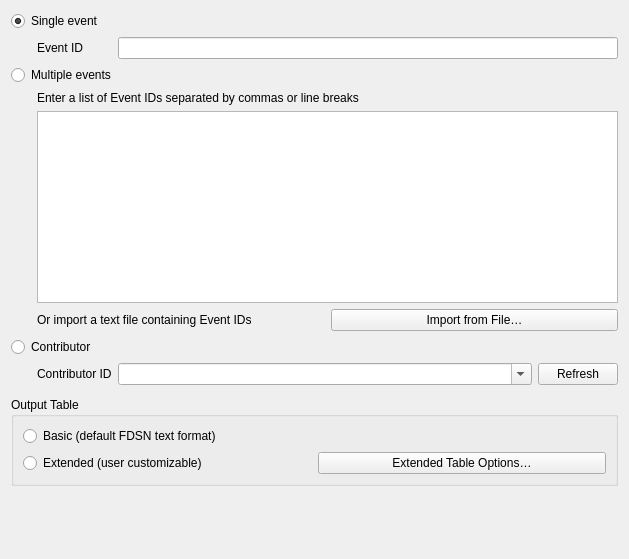
<?xml version="1.0" encoding="UTF-8"?>
<ui version="4.0">
 <class>filter_by_id_widget_base</class>
 <widget class="QWidget" name="filter_by_id_widget_base">
  <property name="geometry">
   <rect>
    <x>0</x>
    <y>0</y>
    <width>629</width>
    <height>559</height>
   </rect>
  </property>
  <property name="windowTitle">
   <string>Form</string>
  </property>
  <layout class="QGridLayout" name="gridLayout" rowstretch="0,0,0,0,0,0,0,0,0">
   <item row="1" column="0">
    <spacer name="horizontalSpacer_2">
     <property name="orientation">
      <enum>Qt::Horizontal</enum>
     </property>
     <property name="sizeType">
      <enum>QSizePolicy::Fixed</enum>
     </property>
     <property name="sizeHint" stdset="0">
      <size>
       <width>20</width>
       <height>20</height>
      </size>
     </property>
    </spacer>
   </item>
   <item row="1" column="2">
    <widget class="QLineEdit" name="edit_event_id"/>
   </item>
   <item row="6" column="0" colspan="3">
    <widget class="OutputOptionsWidget" name="output_options_widget" native="true"/>
   </item>
   <item row="0" column="0" colspan="3">
    <widget class="QRadioButton" name="radio_single_event">
     <property name="text">
      <string>Single event</string>
     </property>
     <property name="checked">
      <bool>true</bool>
     </property>
     <attribute name="buttonGroup">
      <string notr="true">buttonGroup</string>
     </attribute>
    </widget>
   </item>
   <item row="7" column="0" colspan="3">
    <widget class="QGroupBox" name="groupBox_4">
     <property name="title">
      <string>Output Table</string>
     </property>
     <layout class="QGridLayout" name="gridLayout_8">
      <item row="1" column="0">
       <widget class="QRadioButton" name="radio_extended_output">
        <property name="text">
         <string>Extended (user customizable)</string>
        </property>
       </widget>
      </item>
      <item row="1" column="1">
       <widget class="QPushButton" name="output_table_options_button">
        <property name="text">
         <string>Extended Table Options…</string>
        </property>
       </widget>
      </item>
      <item row="0" column="0" colspan="2">
       <widget class="QRadioButton" name="radio_basic_output">
        <property name="text">
         <string>Basic (default FDSN text format)</string>
        </property>
       </widget>
      </item>
     </layout>
    </widget>
   </item>
   <item row="5" column="1">
    <widget class="QLabel" name="label_contributor_id">
     <property name="text">
      <string>Contributor ID</string>
     </property>
    </widget>
   </item>
   <item row="3" column="0">
    <spacer name="horizontalSpacer">
     <property name="orientation">
      <enum>Qt::Horizontal</enum>
     </property>
     <property name="sizeType">
      <enum>QSizePolicy::Fixed</enum>
     </property>
     <property name="sizeHint" stdset="0">
      <size>
       <width>20</width>
       <height>20</height>
      </size>
     </property>
    </spacer>
   </item>
   <item row="3" column="1" colspan="2">
    <widget class="QWidget" name="multi_event_widget" native="true">
     <layout class="QGridLayout" name="gridLayout_3">
      <property name="leftMargin">
       <number>0</number>
      </property>
      <property name="topMargin">
       <number>0</number>
      </property>
      <property name="rightMargin">
       <number>0</number>
      </property>
      <property name="bottomMargin">
       <number>0</number>
      </property>
      <item row="2" column="0">
       <widget class="QLabel" name="label_2">
        <property name="text">
         <string>Or import a text file containing Event IDs</string>
        </property>
       </widget>
      </item>
      <item row="2" column="1">
       <widget class="QPushButton" name="button_import_from_file">
        <property name="text">
         <string>Import from File…</string>
        </property>
       </widget>
      </item>
      <item row="1" column="0" colspan="2">
       <widget class="QPlainTextEdit" name="event_ids_edit"/>
      </item>
      <item row="0" column="0" colspan="2">
       <widget class="QLabel" name="label">
        <property name="text">
         <string>Enter a list of Event IDs separated by commas or line breaks</string>
        </property>
       </widget>
      </item>
     </layout>
    </widget>
   </item>
   <item row="1" column="1">
    <widget class="QLabel" name="label_event_id">
     <property name="text">
      <string>Event ID</string>
     </property>
    </widget>
   </item>
   <item row="8" column="0">
    <spacer name="verticalSpacer_2">
     <property name="orientation">
      <enum>Qt::Vertical</enum>
     </property>
     <property name="sizeHint" stdset="0">
      <size>
       <width>20</width>
       <height>40</height>
      </size>
     </property>
    </spacer>
   </item>
   <item row="5" column="2">
    <layout class="QHBoxLayout" name="horizontalLayout" stretch="1,0">
     <item>
      <widget class="QComboBox" name="edit_contributor_id">
       <property name="editable">
        <bool>true</bool>
       </property>
      </widget>
     </item>
     <item>
      <widget class="QPushButton" name="button_refresh_contributors">
       <property name="text">
        <string>Refresh</string>
       </property>
      </widget>
     </item>
    </layout>
   </item>
   <item row="2" column="0" colspan="3">
    <widget class="QRadioButton" name="radio_multiple_events">
     <property name="text">
      <string>Multiple events</string>
     </property>
     <property name="checked">
      <bool>false</bool>
     </property>
     <attribute name="buttonGroup">
      <string notr="true">buttonGroup</string>
     </attribute>
    </widget>
   </item>
   <item row="4" column="0" colspan="3">
    <widget class="QRadioButton" name="radio_contributor">
     <property name="text">
      <string>Contributor</string>
     </property>
     <attribute name="buttonGroup">
      <string notr="true">buttonGroup</string>
     </attribute>
    </widget>
   </item>
  </layout>
 </widget>
 <customwidgets>
  <customwidget>
   <class>OutputOptionsWidget</class>
   <extends>QWidget</extends>
   <header>qquake.gui.output_options_widget</header>
   <container>1</container>
  </customwidget>
 </customwidgets>
 <resources/>
 <connections/>
 <buttongroups>
  <buttongroup name="buttonGroup"/>
 </buttongroups>
</ui>
